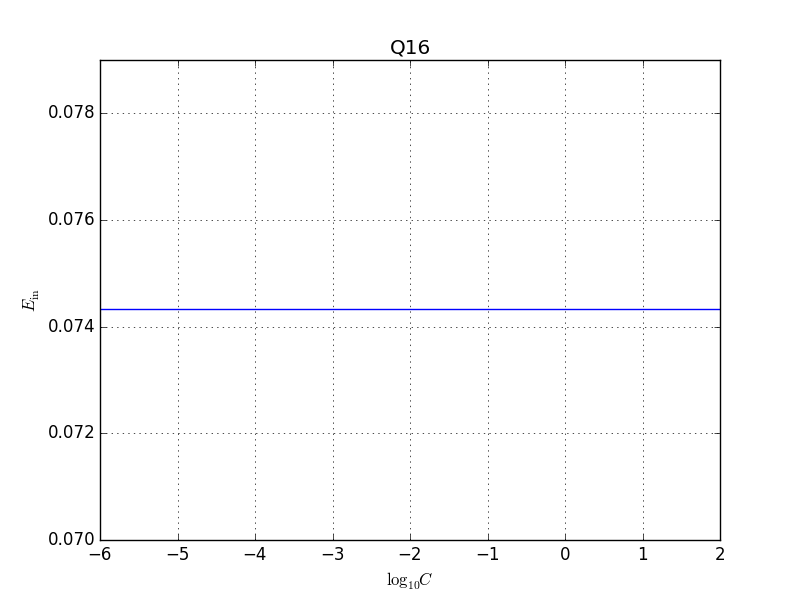

The script that saved this image:
import time
import numpy as np
import matplotlib.pyplot as plt
from sklearn import svm

def digitTrans(y, digit):
    y[y != digit] = -1.0
    y[y == digit] = 1.0
    return y

def plotHist(x, y, xLabel, yLabel, title, width, isFloat):
    plt.title(str(title))
    plt.xlabel(str(xLabel))
    plt.ylabel(str(yLabel))
    if isFloat: plt.hist(x)
    else: plt.plot(x, y)
    plt.grid(True)
    plt.draw()
    plt.savefig(title)
    plt.close()

def main():
    DIGIT = 8

    TRAIN16_FILE = 'hw5_train.dat'
    TRAIN16_DATA = np.loadtxt(TRAIN16_FILE, dtype=np.float)
    x16 = TRAIN16_DATA[:, 1:TRAIN16_DATA.shape[1]]
    y16 = digitTrans(TRAIN16_DATA[:, 0], DIGIT)

    CList   = [-6, -4, -2, 0, 2]
    eInList = []
    t0 = time.time()
    for cPower in range(-6, 3, 2):
        clf = svm.SVC(C=(10 ** cPower), kernel='poly', degree=2, gamma=1, coef0=1)
        clf.fit(x16, y16)
        eIn = 1 - clf.fit(x16, y16).score(x16, y16)
        eInList.append(eIn)
    plotHist(CList, eInList, r"$\log_{10}C$", r'$E_{\mathrm{in}}$', "Q16", 1, False)
    t1 = time.time()
    print '========================================================='
    print 'Question 16:', eInList
    print '---------------------------------------------------------'
    print 'Q16 costs', t1 - t0, 'seconds'
    print '========================================================='

if __name__ == '__main__':
    main()